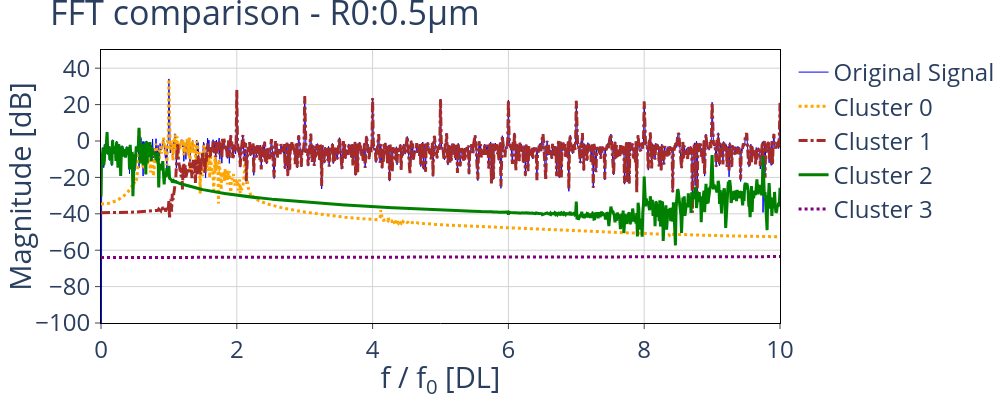
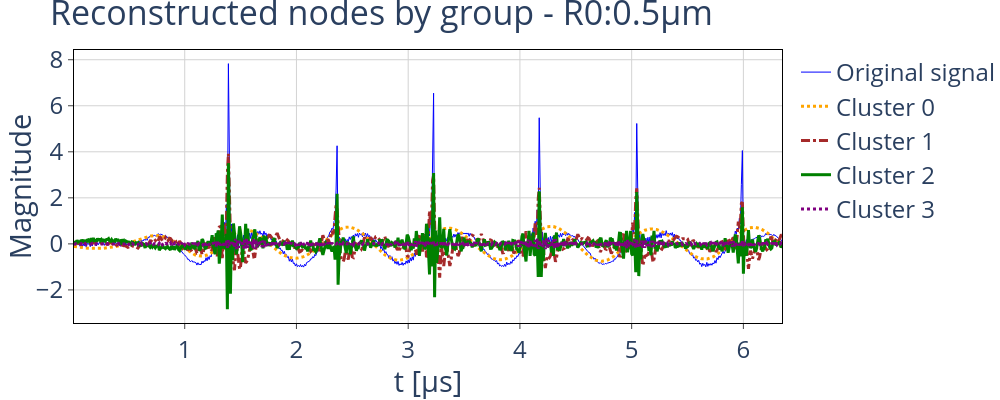
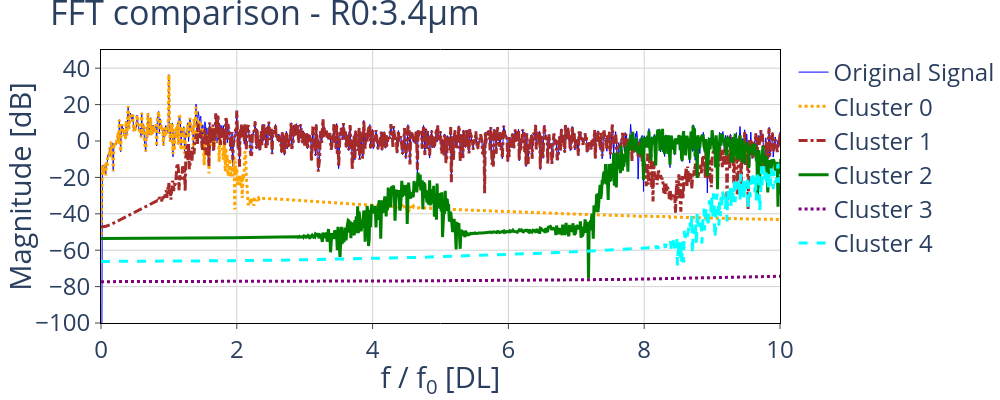
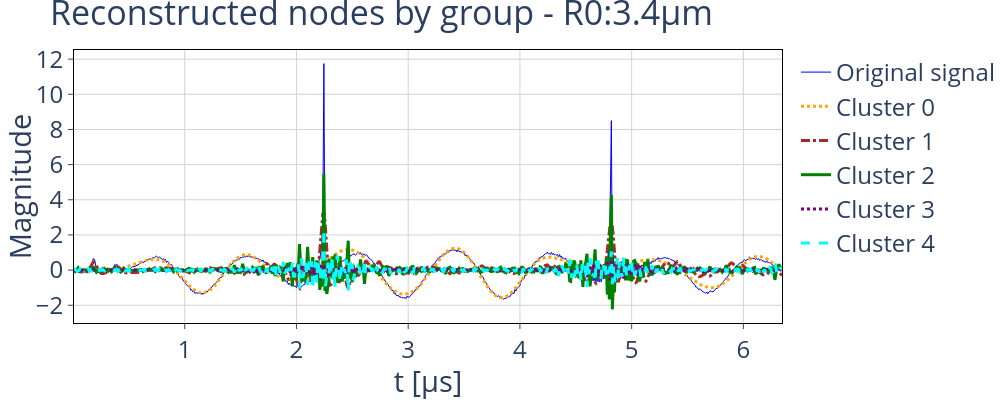

Notebook cell for these charts, in order:
### Code cell
for i in range(n_cases):
    fig_psd_rec_arb = plot.plot_fft_by_group(
        results_df[i]['tr_obj'], results_df[i]['labels_sorted'], sampling_rate=sampling_rate,
        clusters=None, 
        xlims=[0,fft_lim], 
        ylims=[-100,50],
        fundamental_freq=frequency,
        freq_threshold=freq_threshold, label_map=label_map_details[i],
        fig_height=Fig_Height,
        title = "FFT comparison - " + results_df[i]['legend']
    )
    if savefig_flag:
        fig_psd_rec_arb_name = "spectrum_rec_centeroids_arbitrary_GA_calculated_emissions_"+results_df[i]['legend']+f"_freq:{frequency*1e-6:.1f}MHz_Pac:{pac*1e-6:.1f}MPa"
        print("figure name: " + fig_psd_rec_arb_name)
        save_figure(fig_psd_rec_arb, fig_psd_rec_arb_name, folder_path)
    
    fig_rec_arb = plot.plot_reconstructions_by_group(
        results_df[i]['tr_obj'], results_df[i]['labels_sorted'], t_plot=results_df[0]['t_data_truncated'], freq_threshold=freq_threshold, 
        fig_height=Fig_Height, title = "Reconstructed nodes by group - " + results_df[i]['legend']#, label_map=label_map_details[i] 
    )
    if savefig_flag:
        fig_rec_arb_name = "sig_rec_centeroids_arbitrary_GA_calculated_emissions_"+results_df[i]['legend']+f"_freq:{frequency*1e-6:.1f}MHz_Pac:{pac*1e-6:.1f}MPa"
        print("figure name: " + fig_rec_arb_name)
        save_figure(fig_rec_arb, fig_rec_arb_name, folder_path)

### Figure 1 — Plotly figure (JSON) as saved in the notebook; plotly's stock layout.template omitted (floating-point values rounded to 4 significant figures; data arrays with more than 128 entries replaced by an {"elided": "..."} marker saying what was removed)
{"data": [{"line": {"color": "blue", "dash": "solid", "width": 1}, "mode": "lines", "name": "Original Signal", "type": "scatter", "x": {"elided": "5000 float values"}, "y": {"elided": "5000 float values"}}, {"line": {"color": "orange", "dash": "dot", "width": 3}, "mode": "lines", "name": "Cluster 0", "type": "scatter", "x": {"elided": "5000 float values"}, "y": {"elided": "5000 float values"}}, {"line": {"color": "brown", "dash": "dashdot", "width": 3}, "mode": "lines", "name": "Cluster 1", "type": "scatter", "x": {"elided": "5000 float values"}, "y": {"elided": "5000 float values"}}, {"line": {"color": "green", "dash": "solid", "width": 3}, "mode": "lines", "name": "Cluster 2", "type": "scatter", "x": {"elided": "5000 float values"}, "y": {"elided": "5000 float values"}}, {"line": {"color": "purple", "dash": "dot", "width": 3}, "mode": "lines", "name": "Cluster 3", "type": "scatter", "x": {"elided": "5000 float values"}, "y": {"elided": "5000 float values"}}], "layout": {"font": {"size": 24}, "height": 400, "legend": {"font": {"size": 24}, "title": {"text": ""}, "traceorder": "normal"}, "margin": {"b": 0, "l": 0, "r": 0, "t": 50}, "plot_bgcolor": "white", "title": {"text": "FFT comparison - R0:0.5μm"}, "width": 1000, "xaxis": {"gridcolor": "lightgrey", "linecolor": "black", "mirror": true, "range": [0, 10], "showline": true, "tickfont": {"size": 24}, "ticks": "outside", "title": {"text": "f / f<sub>0</sub> [DL]"}}, "yaxis": {"gridcolor": "lightgrey", "linecolor": "black", "mirror": true, "range": [-100, 50], "showline": true, "tickfont": {"size": 24}, "ticks": "outside", "title": {"text": "Magnitude [dB]"}}}}

### Figure 2 — Plotly figure (JSON) as saved in the notebook; plotly's stock layout.template omitted (floating-point values rounded to 4 significant figures; data arrays with more than 128 entries replaced by an {"elided": "..."} marker saying what was removed)
{"data": [{"line": {"color": "blue", "dash": "solid", "width": 1}, "mode": "lines", "name": "Original signal", "type": "scatter", "x": {"elided": "698 float values"}, "y": {"elided": "698 float values"}}, {"line": {"color": "orange", "dash": "dot", "width": 3}, "mode": "lines", "name": "Cluster 0", "type": "scatter", "x": {"elided": "698 float values"}, "y": {"elided": "698 float values"}}, {"line": {"color": "brown", "dash": "dashdot", "width": 3}, "mode": "lines", "name": "Cluster 1", "type": "scatter", "x": {"elided": "698 float values"}, "y": {"elided": "698 float values"}}, {"line": {"color": "green", "dash": "solid", "width": 3}, "mode": "lines", "name": "Cluster 2", "type": "scatter", "x": {"elided": "698 float values"}, "y": {"elided": "698 float values"}}, {"line": {"color": "purple", "dash": "dot", "width": 3}, "mode": "lines", "name": "Cluster 3", "type": "scatter", "x": {"elided": "698 float values"}, "y": {"elided": "698 float values"}}], "layout": {"font": {"size": 24}, "height": 400, "legend": {"font": {"size": 24}, "title": {"text": ""}, "traceorder": "normal"}, "margin": {"b": 0, "l": 0, "r": 0, "t": 50}, "plot_bgcolor": "white", "title": {"text": "Reconstructed nodes by group - R0:0.5μm"}, "width": 1000, "xaxis": {"gridcolor": "lightgrey", "linecolor": "black", "mirror": true, "showline": true, "tickfont": {"size": 24}, "ticks": "outside", "title": {"text": "t [&mu;s]"}}, "yaxis": {"gridcolor": "lightgrey", "linecolor": "black", "mirror": true, "showline": true, "tickfont": {"size": 24}, "ticks": "outside", "title": {"text": "Magnitude"}}}}

### Figure 3 — Plotly figure (JSON) as saved in the notebook; plotly's stock layout.template omitted (floating-point values rounded to 4 significant figures; data arrays with more than 128 entries replaced by an {"elided": "..."} marker saying what was removed)
{"data": [{"line": {"color": "blue", "dash": "solid", "width": 1}, "mode": "lines", "name": "Original Signal", "type": "scatter", "x": {"elided": "5000 float values"}, "y": {"elided": "5000 float values"}}, {"line": {"color": "orange", "dash": "dot", "width": 3}, "mode": "lines", "name": "Cluster 0", "type": "scatter", "x": {"elided": "5000 float values"}, "y": {"elided": "5000 float values"}}, {"line": {"color": "brown", "dash": "dashdot", "width": 3}, "mode": "lines", "name": "Cluster 1", "type": "scatter", "x": {"elided": "5000 float values"}, "y": {"elided": "5000 float values"}}, {"line": {"color": "green", "dash": "solid", "width": 3}, "mode": "lines", "name": "Cluster 2", "type": "scatter", "x": {"elided": "5000 float values"}, "y": {"elided": "5000 float values"}}, {"line": {"color": "purple", "dash": "dot", "width": 3}, "mode": "lines", "name": "Cluster 3", "type": "scatter", "x": {"elided": "5000 float values"}, "y": {"elided": "5000 float values"}}, {"line": {"color": "cyan", "dash": "dash", "width": 3}, "mode": "lines", "name": "Cluster 4", "type": "scatter", "x": {"elided": "5000 float values"}, "y": {"elided": "5000 float values"}}], "layout": {"font": {"size": 24}, "height": 400, "legend": {"font": {"size": 24}, "title": {"text": ""}, "traceorder": "normal"}, "margin": {"b": 0, "l": 0, "r": 0, "t": 50}, "plot_bgcolor": "white", "title": {"text": "FFT comparison - R0:3.4μm"}, "width": 1000, "xaxis": {"gridcolor": "lightgrey", "linecolor": "black", "mirror": true, "range": [0, 10], "showline": true, "tickfont": {"size": 24}, "ticks": "outside", "title": {"text": "f / f<sub>0</sub> [DL]"}}, "yaxis": {"gridcolor": "lightgrey", "linecolor": "black", "mirror": true, "range": [-100, 50], "showline": true, "tickfont": {"size": 24}, "ticks": "outside", "title": {"text": "Magnitude [dB]"}}}}

### Figure 4 — Plotly figure (JSON) as saved in the notebook; plotly's stock layout.template omitted (floating-point values rounded to 4 significant figures; data arrays with more than 128 entries replaced by an {"elided": "..."} marker saying what was removed)
{"data": [{"line": {"color": "blue", "dash": "solid", "width": 1}, "mode": "lines", "name": "Original signal", "type": "scatter", "x": {"elided": "698 float values"}, "y": {"elided": "698 float values"}}, {"line": {"color": "orange", "dash": "dot", "width": 3}, "mode": "lines", "name": "Cluster 0", "type": "scatter", "x": {"elided": "698 float values"}, "y": {"elided": "698 float values"}}, {"line": {"color": "brown", "dash": "dashdot", "width": 3}, "mode": "lines", "name": "Cluster 1", "type": "scatter", "x": {"elided": "698 float values"}, "y": {"elided": "698 float values"}}, {"line": {"color": "green", "dash": "solid", "width": 3}, "mode": "lines", "name": "Cluster 2", "type": "scatter", "x": {"elided": "698 float values"}, "y": {"elided": "698 float values"}}, {"line": {"color": "purple", "dash": "dot", "width": 3}, "mode": "lines", "name": "Cluster 3", "type": "scatter", "x": {"elided": "698 float values"}, "y": {"elided": "698 float values"}}, {"line": {"color": "cyan", "dash": "dash", "width": 3}, "mode": "lines", "name": "Cluster 4", "type": "scatter", "x": {"elided": "698 float values"}, "y": {"elided": "698 float values"}}], "layout": {"font": {"size": 24}, "height": 400, "legend": {"font": {"size": 24}, "title": {"text": ""}, "traceorder": "normal"}, "margin": {"b": 0, "l": 0, "r": 0, "t": 50}, "plot_bgcolor": "white", "title": {"text": "Reconstructed nodes by group - R0:3.4μm"}, "width": 1000, "xaxis": {"gridcolor": "lightgrey", "linecolor": "black", "mirror": true, "showline": true, "tickfont": {"size": 24}, "ticks": "outside", "title": {"text": "t [&mu;s]"}}, "yaxis": {"gridcolor": "lightgrey", "linecolor": "black", "mirror": true, "showline": true, "tickfont": {"size": 24}, "ticks": "outside", "title": {"text": "Magnitude"}}}}
